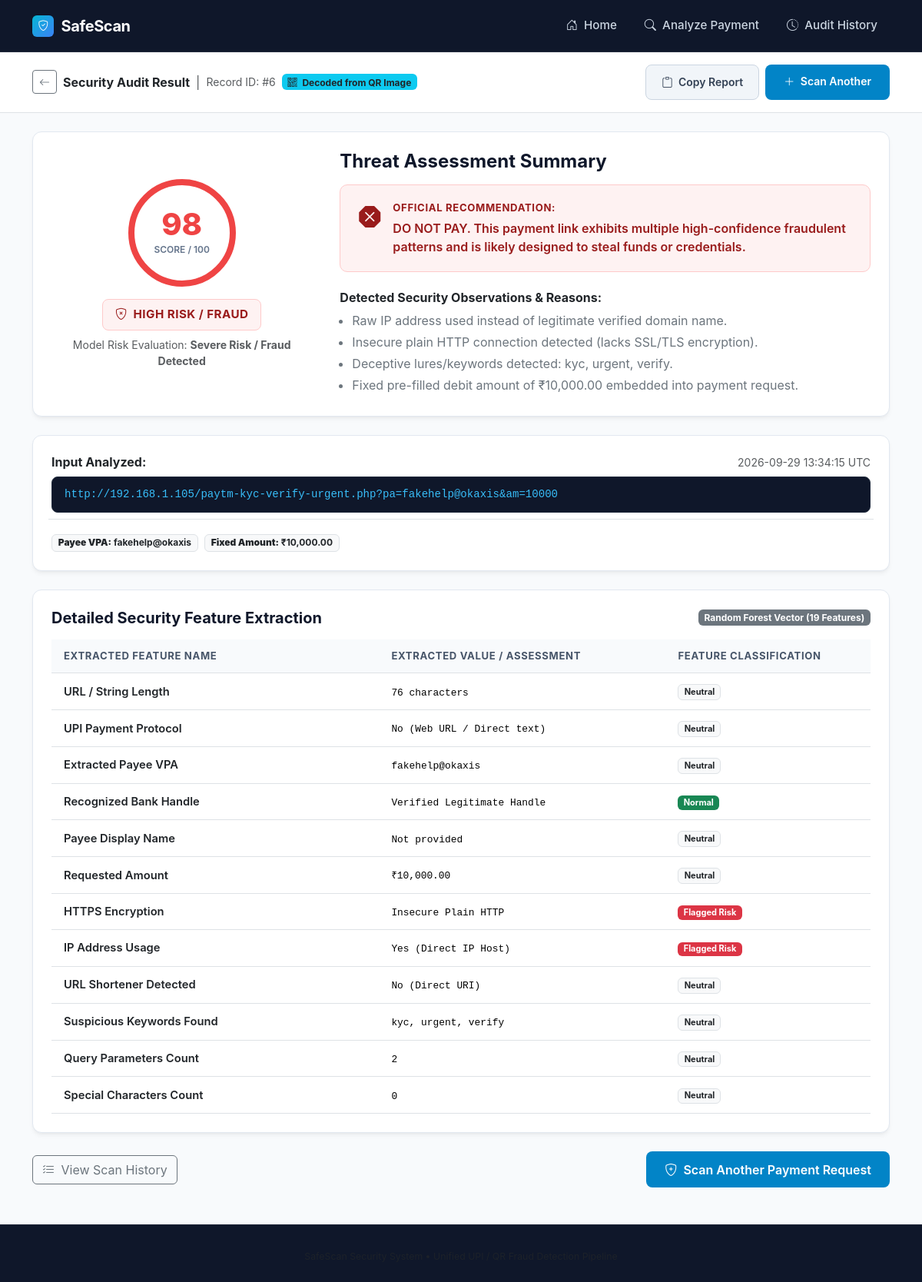
The page /result/6 on the database its author committed.
### tables this page shows
CREATE TABLE scans (
            id INTEGER PRIMARY KEY AUTOINCREMENT,
            input_data TEXT NOT NULL,
            prediction TEXT NOT NULL,
            risk_score INTEGER NOT NULL,
            features TEXT NOT NULL,
            created_at TIMESTAMP DEFAULT CURRENT_TIMESTAMP
        );

### SafeScan/app.py (the view)
@app.route('/result/<int:scan_id>')
def result(scan_id):
    scan = get_scan_by_id(scan_id)
    if not scan:
        flash(f'Scan report #{scan_id} not found.', 'danger')
        return redirect(url_for('analyze'))
    return render_template('result.html', scan=scan, analysis=scan['features'])

### SafeScan/database.py (called while the page is built, shortened)
def get_db_path() -> str:
    return os.path.join(CURRENT_DIR, 'safescan.db')

def get_connection():
    conn = sqlite3.connect(get_db_path())
    conn.row_factory = sqlite3.Row
    return conn

def get_scan_by_id(scan_id: int):
    conn = get_connection()
    cursor = conn.cursor()
    cursor.execute("""
        SELECT id, input_data, prediction, risk_score, features, created_at
        FROM scans
        WHERE id = ?
    """, (scan_id,))
    row = cursor.fetchone()
    conn.close()
    if not row:
        return None
    try:
        feat_dict = json.loads(row['features'])
    except Exception:
        feat_dict = {}
    return {
        'id': row['id'],
        'input_data': row['input_data'],
        'prediction': row['prediction'],
        'risk_score': row['risk_score'],
        'features': feat_dict,
        'created_at': row['created_at']
    }

### SafeScan/templates/result.html (shortened to what this page needs)
<!DOCTYPE html>
<html lang="en">
<head>
  <link href="https://cdn.jsdelivr.net/npm/bootstrap@5.3.3/dist/css/bootstrap.min.css" rel="stylesheet">
  <link rel="stylesheet" href="https://cdn.jsdelivr.net/npm/bootstrap-icons@1.11.3/font/bootstrap-icons.min.css">
  <link rel="stylesheet" href="{{ url_for('static', filename='css/style.css') }}">
</head>
<body>
  <nav class="navbar navbar-expand-lg navbar-safescan">
    <div class="container">
      <a class="navbar-brand navbar-brand-logo" href="{{ url_for('index') }}">
        <div class="navbar-brand-shield">
          <i class="bi bi-shield-check"></i>
        </div>
        <span>SafeScan</span>
      </a>
      <div class="collapse navbar-collapse" id="navMenu">
        <ul class="navbar-nav ms-auto align-items-lg-center gap-1">
          <li class="nav-item">
            <a class="nav-link nav-link-custom" href="{{ url_for('index') }}">
              <i class="bi bi-house-door me-1"></i> Home
            </a>
          </li>
          <li class="nav-item">
            <a class="nav-link nav-link-custom" href="{{ url_for('analyze') }}">
              <i class="bi bi-search me-1"></i> Analyze Payment
            </a>
          </li>
          <li class="nav-item">
            <a class="nav-link nav-link-custom" href="{{ url_for('history') }}">
              <i class="bi bi-clock-history me-1"></i> Audit History
            </a>
          </li>
        </ul>
      </div>
    </div>
  </nav>
  <div class="bg-white border-bottom py-3 mb-4">
    <div class="container d-flex flex-column flex-md-row justify-content-between align-items-md-center gap-2">
      <div class="d-flex align-items-center gap-2">
        <a href="{{ url_for('analyze') }}" class="btn btn-sm btn-outline-secondary">
          <i class="bi bi-arrow-left"></i>
        </a>
        <span class="fw-bold text-dark">Security Audit Result</span>
        <span class="text-muted">|</span>
        <span class="text-muted small">Record ID: #{{ scan.id }}</span>
        {% if analysis.decoded_from_qr %}
          <span class="badge bg-info text-dark">
            <i class="bi bi-qr-code me-1"></i> Decoded from QR Image
          </span>
        {% endif %}
      </div>
      <div class="d-flex gap-2">
        <button
          id="btn-copy-report"
          class="btn btn-sm btn-secondary-action"
          data-report="SafeScan Threat Report&#10;Record: #{{ scan.id }}&#10;Prediction: {{ scan.prediction }}&#10;Risk Score: {{ scan.risk_score }}/100&#10;Input: {{ scan.input_data }}&#10;Recommendation: {{ analysis.recommendation }}"
        >
          <i class="bi bi-clipboard me-1"></i> Copy Report
        </button>
        <a href="{{ url_for('analyze') }}" class="btn btn-sm btn-primary-action">
          <i class="bi bi-plus-lg me-1"></i> Scan Another
        </a>
      </div>
    </div>
  </div>
  <main class="container mb-5">
    <div class="card-security p-4 mb-4">
      <div class="row align-items-center g-4">
        <div class="col-md-4 text-center border-end-md">
          <div class="risk-meter-container">
            <div class="risk-circle {% if scan.risk_score <= 30 %}safe{% elif scan.risk_score <= 70 %}suspicious{% else %}danger{% endif %}">
              <span class="risk-circle-number">{{ scan.risk_score }}</span>
              <span class="risk-circle-label">Score / 100</span>
            </div>
            <div>
              {% if scan.prediction == 'SAFE' %}
                <div class="badge-status badge-status-safe">
                  <i class="bi bi-shield-check"></i>
                  <span>SAFE</span>
                </div>
              {% elif scan.prediction == 'SUSPICIOUS' %}
                <div class="badge-status badge-status-suspicious">
                  <i class="bi bi-exclamation-triangle"></i>
                  <span>SUSPICIOUS</span>
                </div>
              {% else %}
                <div class="badge-status badge-status-danger">
                  <i class="bi bi-shield-x"></i>
                  <span>HIGH RISK / FRAUD</span>
                </div>
              {% endif %}
            </div>
            <div class="text-muted small mt-2">
              Model Risk Evaluation: <strong>{{ analysis.risk_level_text }}</strong>
            </div>
          </div>
        </div>
        <div class="col-md-8 ps-md-4">
          <h4 class="fw-bold mb-3">Threat Assessment Summary</h4>
          <div class="recommendation-box mb-4 {% if scan.risk_score <= 30 %}recommendation-safe{% elif scan.risk_score <= 70 %}recommendation-suspicious{% else %}recommendation-danger{% endif %}">
            <div class="fs-3">
              {% if scan.risk_score <= 30 %}
                <i class="bi bi-check-circle-fill"></i>
              {% elif scan.risk_score <= 70 %}
                <i class="bi bi-exclamation-diamond-fill"></i>
              {% else %}
                <i class="bi bi-x-octagon-fill"></i>
              {% endif %}
            </div>
            <div>
              <div class="fw-bold mb-1 text-uppercase" style="letter-spacing: 0.05em; font-size: 0.82rem;">
                Official Recommendation:
              </div>
              <div class="fw-semibold">
                {{ analysis.recommendation }}
              </div>
            </div>
          </div>
          <div>
            <h6 class="fw-bold text-dark mb-2">Detected Security Observations & Reasons:</h6>
            <ul class="mb-0 ps-3">
              {% for reason in analysis.reasons %}
                <li class="mb-1 text-secondary">{{ reason }}</li>
              {% endfor %}
            </ul>
          </div>
        </div>
      </div>
    </div>
    <div class="card-security p-4 mb-4">
      <div class="d-flex justify-content-between align-items-center mb-2">
        <h6 class="fw-bold text-dark mb-0">Input Analyzed:</h6>
        <span class="text-muted small">{{ scan.created_at }} UTC</span>
      </div>
      <div class="mono-snippet">
        {{ scan.input_data }}
      </div>
      {% if analysis.parsed_vpa or analysis.payee_name or analysis.amount %}
        <div class="row g-2 mt-2 pt-2 border-top">
          {% if analysis.parsed_vpa %}
          <div class="col-auto">
            <span class="badge bg-light text-dark border">
              <strong>Payee VPA:</strong> {{ analysis.parsed_vpa }}
            </span>
          </div>
          {% endif %}
          {% if analysis.amount > 0 %}
          <div class="col-auto">
            <span class="badge bg-light text-dark border">
              <strong>Fixed Amount:</strong> ₹{{ "{:,.2f}".format(analysis.amount) }}
            </span>
          </div>
          {% endif %}
        </div>
      {% endif %}
    </div>
    <div class="card-security p-4 mb-4">
      <div class="d-flex justify-content-between align-items-center mb-3">
        <h5 class="fw-bold mb-0">Detailed Security Feature Extraction</h5>
        <span class="badge bg-secondary">Random Forest Vector (19 Features)</span>
      </div>
      <div class="table-responsive">
        <table class="table table-hover table-features align-middle mb-0">
          <thead>
            <tr>
              <th style="width: 40%;">Extracted Feature Name</th>
              <th style="width: 35%;">Extracted Value / Assessment</th>
              <th style="width: 25%;">Feature Classification</th>
            </tr>
          </thead>
          <tbody>
            {% for fname, fval in analysis.detected_features.items() %}
            <tr>
              <td class="fw-semibold text-dark">{{ fname }}</td>
              <td>
                <span class="font-monospace small">{{ fval }}</span>
              </td>
              <td>
                {% if 'Insecure' in fval|string or 'Yes (Direct IP' in fval|string or 'Yes (Concealed' in fval|string %}
                  <span class="badge bg-danger">Flagged Risk</span>
                {% elif 'None' in fval|string or 'Secure' in fval|string or 'Verified' in fval|string %}
                  <span class="badge bg-success">Normal</span>
                {% else %}
                  <span class="badge bg-light text-dark border">Neutral</span>
                {% endif %}
              </td>
            </tr>
            {% endfor %}
          </tbody>
        </table>
      </div>
    </div>
    <div class="d-flex justify-content-between align-items-center">
      <a href="{{ url_for('history') }}" class="btn btn-outline-secondary">
        <i class="bi bi-list-check me-1"></i> View Scan History
      </a>
      <a href="{{ url_for('analyze') }}" class="btn btn-primary-action">
        <i class="bi bi-shield-plus me-1"></i> Scan Another Payment Request
      </a>
    </div>
  </main>
  <footer>
    <div class="container text-center text-muted small">
    </div>
  </footer>
</body>
</html>

### SafeScan/static/css/style.css (style rules this page uses)
:root { --primary-navy: #0f172a; --secondary-navy: #1e293b; --accent-cyan: #06b6d4; --accent-cyan-hover: #0891b2; --safe-green: #10b981; --safe-green-bg: #ecfdf5; --suspicious-amber: #f59e0b; --suspicious-amber-bg: #fffbeb; --fraud-red: #ef4444; --fraud-red-bg: #fef2f2; --text-dark: #0f172a; --text-muted: #64748b; --border-color: #e2e8f0; --card-bg: #ffffff; --app-bg: #f8fafc; }
body { font-family: -apple-system, BlinkMacSystemFont, "Segoe UI", Roboto, "Helvetica Neue", Arial, sans-serif; background-color: var(--app-bg); color: var(--text-dark); min-height: 100vh; display: flex; flex-direction: column; }
.navbar-safescan { background-color: var(--primary-navy); border-bottom: 1px solid rgba(255, 255, 255, 0.1); padding: 0.85rem 1rem; }
.navbar-brand-logo { display: flex; align-items: center; gap: 0.6rem; font-weight: 700; font-size: 1.25rem; color: #ffffff !important; letter-spacing: -0.02em; }
.navbar-brand-shield { width: 28px; height: 28px; background: linear-gradient(135deg, var(--accent-cyan), #3b82f6); border-radius: 6px; display: flex; align-items: center; justify-content: center; color: #fff; font-weight: 800; font-size: 0.85rem; }
.nav-link-custom { color: #cbd5e1 !important; font-weight: 500; font-size: 0.95rem; padding: 0.5rem 1rem !important; border-radius: 6px; transition: all 0.2s ease; }
.card-security { background-color: var(--card-bg); border: 1px solid var(--border-color); border-radius: 12px; box-shadow: 0 4px 6px -1px rgba(0, 0, 0, 0.05), 0 2px 4px -2px rgba(0, 0, 0, 0.05); transition: transform 0.2s ease, box-shadow 0.2s ease; }
.risk-meter-container { display: flex; flex-direction: column; align-items: center; justify-content: center; padding: 1.5rem; }
.risk-circle { width: 140px; height: 140px; border-radius: 50%; display: flex; flex-direction: column; align-items: center; justify-content: center; border: 8px solid; position: relative; background-color: #ffffff; margin-bottom: 1rem; }
.risk-circle.danger { border-color: var(--fraud-red); color: var(--fraud-red); }
.risk-circle-number { font-size: 2.5rem; font-weight: 800; line-height: 1; }
.risk-circle-label { font-size: 0.75rem; font-weight: 600; text-transform: uppercase; color: var(--text-muted); margin-top: 4px; }
.badge-status { padding: 0.5rem 1rem; font-weight: 700; font-size: 0.95rem; letter-spacing: 0.03em; border-radius: 8px; display: inline-flex; align-items: center; gap: 0.5rem; }
.badge-status-danger { background-color: var(--fraud-red-bg); color: #991b1b; border: 1px solid #fecaca; }
.mono-snippet { font-family: ui-monospace, SFMono-Regular, Menlo, Monaco, Consolas, "Liberation Mono", monospace; background-color: #0f172a; color: #38bdf8; padding: 0.75rem 1rem; border-radius: 8px; word-break: break-all; font-size: 0.88rem; border: 1px solid #1e293b; }
.table-features th { background-color: #f8fafc; color: #475569; font-size: 0.82rem; text-transform: uppercase; letter-spacing: 0.05em; padding: 0.75rem 1rem; }
.table-features td { padding: 0.75rem 1rem; font-size: 0.92rem; vertical-align: middle; }
.recommendation-box { border-radius: 10px; padding: 1.25rem 1.5rem; display: flex; align-items: flex-start; gap: 1rem; }
.recommendation-danger { background-color: var(--fraud-red-bg); border: 1px solid #fecaca; color: #991b1b; }
.btn-primary-action { background-color: #0284c7; border: none; color: #ffffff; font-weight: 600; padding: 0.7rem 1.5rem; border-radius: 8px; transition: all 0.2s ease; }
.btn-secondary-action { background-color: #f1f5f9; border: 1px solid #cbd5e1; color: #334155; font-weight: 600; padding: 0.7rem 1.25rem; border-radius: 8px; transition: all 0.2s ease; }
footer { margin-top: auto; background-color: var(--primary-navy); color: #94a3b8; padding: 2rem 0 1.5rem 0; font-size: 0.88rem; border-top: 1px solid rgba(255, 255, 255, 0.08); }

### rows shown on the page
scans: id "6", risk_score "98", created_at "2026-09-29 13:34:15", input_data "http://192.168.1.105/paytm-kyc-verify-urgent.php?pa=fakehelp@okaxis&am=10000"

### other values the page prints
{{ analysis.risk_level_text }} "Severe Risk / Fraud Detected"
{{ analysis.recommendation }} "DO NOT PAY. This payment link exhibits multiple high-confidence fraudulent patterns and is likely designed to steal funds or credentials."
{{ reason }} "Raw IP address used instead of legitimate verified domain name." "Insecure plain HTTP connection detected (lacks SSL/TLS encryption)." "Deceptive lures/keywords detected: kyc, urgent, verify." "Fixed pre-filled debit amount of ₹10,000.00 embedded into payment request."
{{ analysis.parsed_vpa }} "fakehelp@okaxis"
{{ "{:,.2f}".format(analysis.amount) }} "10,000.00"
{{ fname }} "URL / String Length" "UPI Payment Protocol" "Extracted Payee VPA" "Recognized Bank Handle" "Payee Display Name" "Requested Amount" "HTTPS Encryption" "IP Address Usage" "URL Shortener Detected" "Suspicious Keywords Found" "Query Parameters Count" "Special Characters Count"
{{ fval }} "76 characters" "No (Web URL / Direct text)" "fakehelp@okaxis" "Verified Legitimate Handle" "Not provided" "₹10,000.00" "Insecure Plain HTTP" "Yes (Direct IP Host)" "No (Direct URI)" "kyc, urgent, verify" "2" "0"
